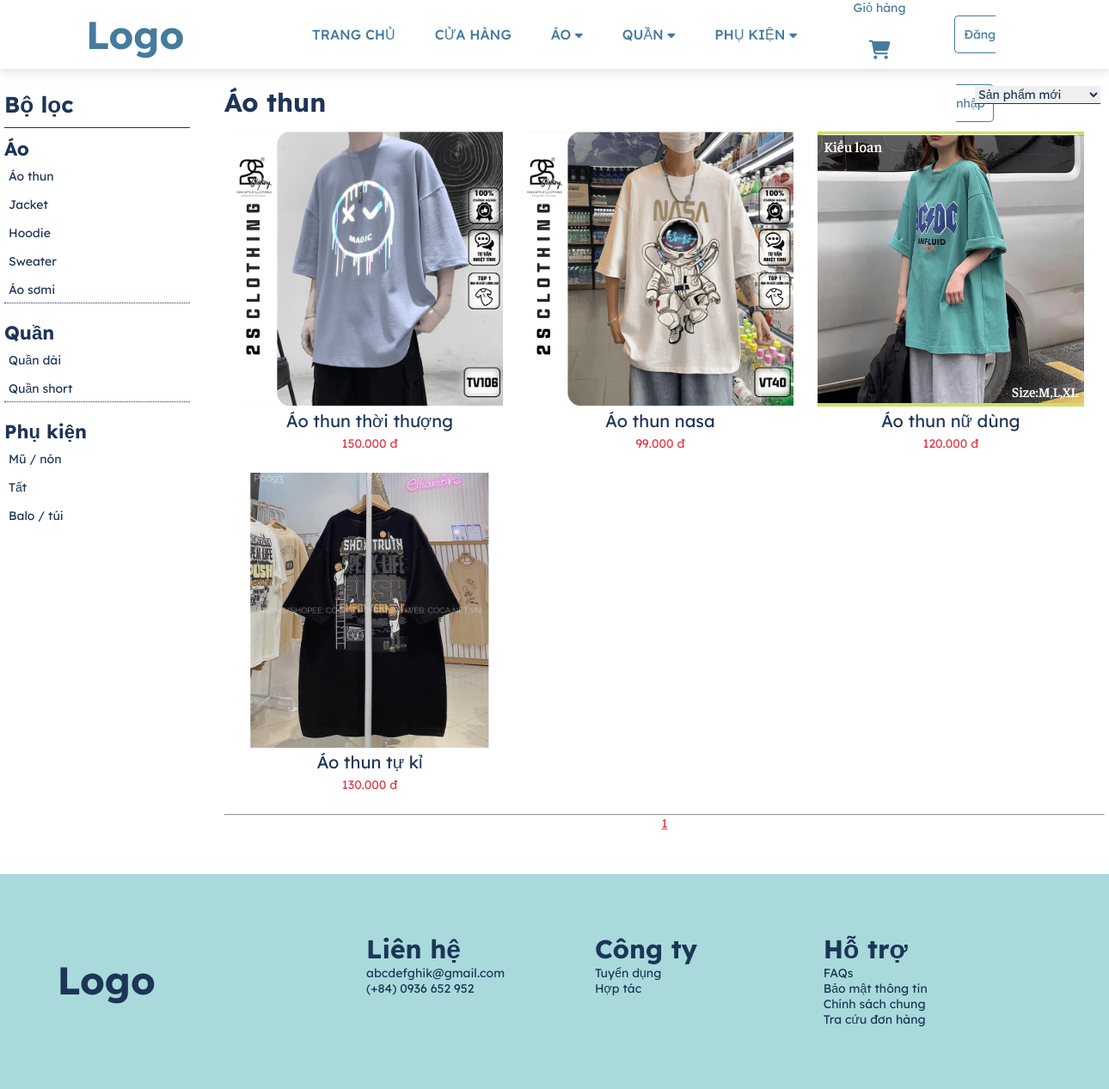
Before: /products.php?category=Áo thun with the older database file.
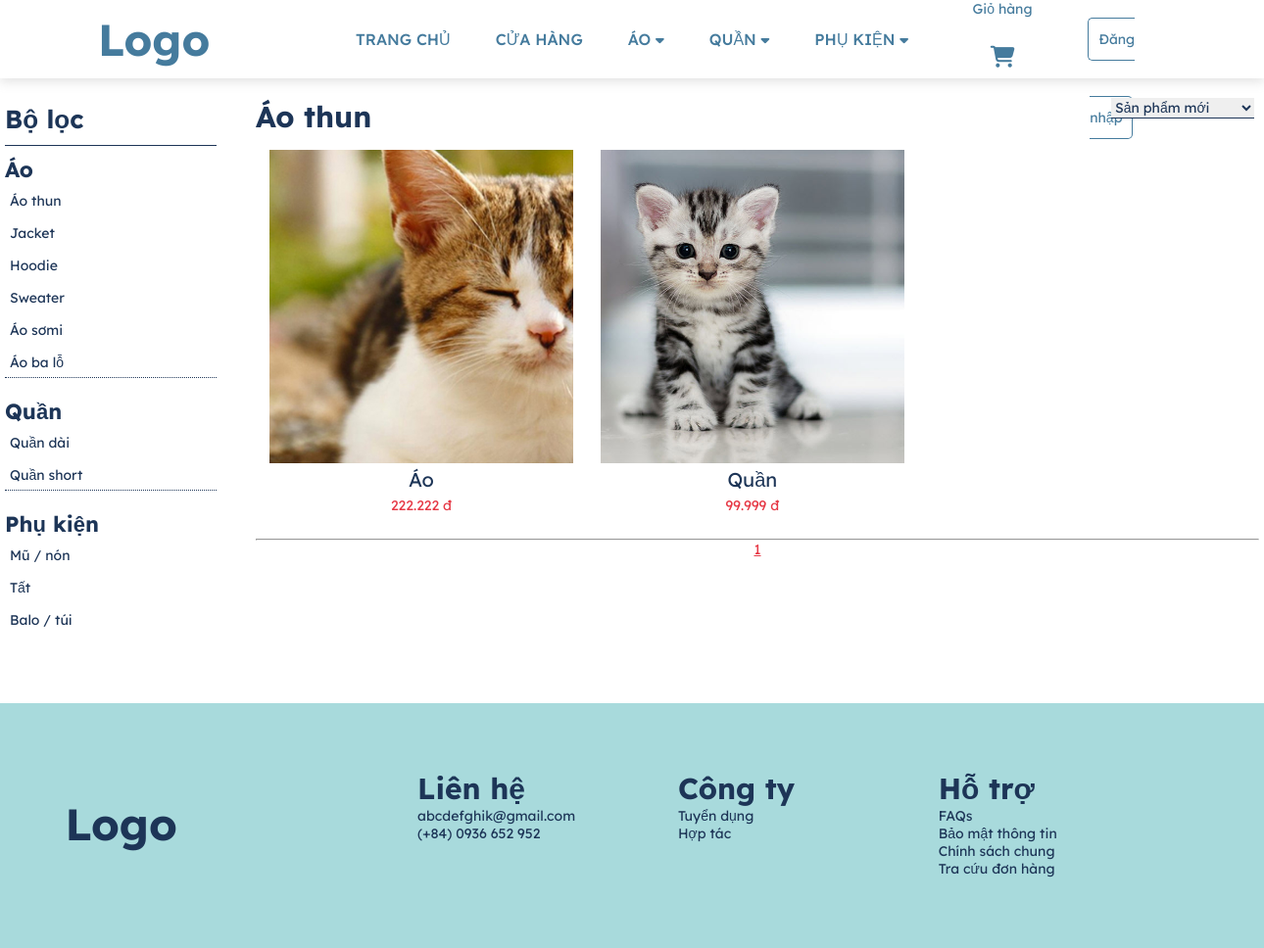
After: the same page with the newer database file.
### tables this page shows
CREATE TABLE `category_detail` (
  `id` int(11) NOT NULL,
  `name` varchar(50) NOT NULL,
  `category_id` int(11) NOT NULL
);

CREATE TABLE `product` (
  `id` int(11) NOT NULL,
  `name` varchar(50) NOT NULL,
  `description` text NOT NULL,
  `img` text NOT NULL,
  `price` int(11) NOT NULL,
  `manufacturers_id` int(11) NOT NULL,
  `category_detail_id` int(11) NOT NULL
);

### products.php (the view, shortened to what this page needs)
<!DOCTYPE html>
<html lang="en">
<head>
    <link rel="stylesheet" href="assets/css/style.css">
    <link rel="stylesheet" href="assets/css/products.css">
</head>
<body>
    <?php
    require 'header.php';
    ?>
    <div class="main_products">
        <div class="category">
            <div class="header_category">
                <h4>Bộ lọc</h4>
            </div>
            <div class="cate_item">
                <h5>Áo</h5>
                <ul>
                    <?php
                    $sql_top = "select * from category_detail where category_id=1";
                    $result_top = mysqli_query($connect, $sql_top);
                    ?>
                    <?php foreach ($result_top as $each) { ?>
                        <li> <a href="products.php?category=<?php echo $each['name'] ?>"><?php echo $each['name'] ?></a></li>
                    <?php } ?>
                </ul>
            </div>
            <div class="cate_item">
                <h5>Quần</h5>
                <ul>
                    <?php
                    $sql_top = "select * from category_detail where category_id=2";
                    $result_top = mysqli_query($connect, $sql_top);
                    ?>
                    <?php foreach ($result_top as $each) { ?>
                        <li> <a href="products.php?category=<?php echo $each['name'] ?>"><?php echo $each['name'] ?></a></li>
                    <?php } ?>
                </ul>
            </div>
            <div class="cate_item">
                <h5>Phụ kiện</h5>
                <ul>
                    <?php
                    $sql_top = "select * from category_detail where category_id=3";
                    $result_top = mysqli_query($connect, $sql_top);
                    ?>
                    <?php foreach ($result_top as $each) { ?>
                        <li> <a href="products.php?category=<?php echo $each['name'] ?>"><?php echo $each['name'] ?></a></li>
                    <?php } ?>
                </ul>
            </div>
        </div>
        <?php if (isset($_GET['category'])) {
            $category = $_GET['category'];
        ?>
            <div class="products">
                <div class="header_product">
                    <div class="title_product">
                        <h3><?php echo $category ?></h3>
                    </div>
                    <div class="sort_product">
                        <select name="" id="">
                            <option value="Sản phẩm mới" selected><a href="">Sản phẩm mới </a></option>
                        </select>
                    </div>
                </div>
                <?php
                $page = 1;
                $sql_number_of_product = "select count(*) from product
                join category_detail on product.category_detail_id = category_detail.id
                where category_detail.name = '$category'";
                $product_array = mysqli_query($connect, $sql_number_of_product);
                $product_array_result = mysqli_fetch_array($product_array);
                $number_of_product = $product_array_result['count(*)'];
                $product_in_page = 12;
                $number_page = ceil($number_of_product / $product_in_page);
                $skip = $product_in_page * ($page - 1);
                $sql_show_product = "select product.*, category_detail.name as category_name
                from product
                join category_detail on product.category_detail_id = category_detail.id
                where category_detail.name = '$category'
                limit $product_in_page offset $skip";
                $show_product = mysqli_query($connect, $sql_show_product);
                ?>
                <div class="table">
                    <?php foreach ($show_product as $each) { ?>
                        <div class="thumbnail">
                            <div class="image">
                                <a href="product_detail.php?id=<?php echo $each['id'] ?>">
                                    <img class="img_thumb" src="admin/product/photos/<?php echo $each['img'] ?>">
                                </a>
                            </div>
                            <div class="caption">
                                <a href=""><?php echo $each['name'] ?></a>
                                <p class="price"><?php echo number_format($each['price'], 0, '', '.'); ?> đ</p>
                            </div>
                        </div>
                    <?php } ?>
                </div>
                <div class="page">
                    <hr>
                    <div class="number">
                            <?php }
                        for ($i = 1; $i <= $number_page; $i++) {
                            if ($i == $page) { ?>
                                <a href="?page=<?php echo $i  . "&category=" . $category ?>" class="this_page" id="this_page"> <?php echo $i ?></a>
                            <?php } else { ?>
                                <a href="?page=<?php echo $i  . "&category=" . $category ?>"> <?php echo $i ?> </a>
                            <?php }
                        }
                        if ($page < $number_page) { ?>
                    </div>
                </div>
            </div>
        <?php } ?>
    </div>
    <?php include 'footer.php' ?>
</body>
</html>

### header.php (shortened to what this page needs)
<?php
require 'admin/connect.php';
?>
<link rel="stylesheet" href="assets/css/header.css">
<link rel="stylesheet" href="assets/css/style.css">
<link rel="stylesheet" href="admin/css/style_detail_product.css">
<header>
    <nav class="header">
        <div class="logo">
            <a href="index.php">Logo</a>
        </div>
        <div class="menu">
            <ul class="ul_1">
                <li>
                    <a href="index.php">Trang chủ </a>
                </li>
                <li>
                    <a href="products.php">Cửa hàng</a>
                </li>
                <li>
                    <a href="products.php">Áo <i class="fas fa-caret-down"></i></a>
                        <?php
                        $sql_category = "select * from category_detail where category_id=1";
                        $result_category = mysqli_query($connect, $sql_category);
                        ?>
                </li>
                <li>
                    <a href="products.php">Quần <i class="fas fa-caret-down"></i></a>
                        <?php
                        $sql_category = "select * from category_detail where category_id=2";
                        $result_category = mysqli_query($connect, $sql_category);
                        ?>
                </li>
                <li>
                    <a href="products.php">Phụ kiện <i class="fas fa-caret-down"></i></a>
                        <?php
                        $sql_category = "select * from category_detail where category_id=3";
                        $result_category = mysqli_query($connect, $sql_category);
                        ?>
                </li>
            </ul>
        </div>
        <div class="icon">
            <ul class="ul_2">
                <li>
                    <a href="view_cart.php">Giỏ hàng<i class="fas fa-shopping-cart"></i></a>
                </li>
                <li>
                    <?php
                    if (empty($_SESSION['id'])) {
                    ?>
                        <a href="signin.php" class="profile"> Đăng nhập </a>
                    <?php } ?>
                </li>
            </ul>
        </div>
    </nav>
</header>

### footer.php
<link rel="stylesheet" href="assets/css/footer.css">
<footer>
    <div class="footer">
        <table class="tbf">
            <tr>
                <td>
                    <div class="footer_logo">
                        <label for="" class="logo">
                            <h2>Logo</h2>
                        </label>
                    </div>
                </td>
                <td>
                    <div>
                        <div class="footer_001">
                            <h3>Liên hệ</h3>
                            <p>abcdefghik@gmail.com</p>
                            <p>(+84) 0936 652 952</p>
                        </div>
                        <div class="footer_001">
                            <h3>Công ty</h3>
                            <p>Tuyển dụng</p>
                            <p>Hợp tác</p>
                        </div>
                        <div class="footer_001">
                            <h3>Hỗ trợ</h3>
                            <p>FAQs</p>
                            <p>Bảo mật thông tin</p>
                            <p>Chính sách chung</p>
                            <p>Tra cứu đơn hàng</p>
                        </div>
                    </div>
                </td>
            </tr>
        </table>
    </div>
</footer>

### assets/css/style.css (style rules this page uses)
* { padding: 0; margin: 0; text-decoration: none; list-style: none; box-sizing: border-box; font-family: "Lexend Deca", sans-serif; font-weight: 400; font-size: 14px; color: #1d3557; }
h2 { font-weight: bold; font-size: 45px; }
h3 { font-weight: bold; font-size: 30px; }
h4 { font-weight: bold; font-size: 26px; }
h5 { font-weight: bold; font-size: 22px; }
select { border: none; border-bottom: #1d3557 1px solid; }
i { color: #457b9d; }

### assets/css/products.css (style rules this page uses)
.main_products { display: flex; width: 1280px; margin: 0 auto; }
.main_products .category { width: 20%; padding-right: 40px; }
.main_products .products { width: 80%; display: flexbox; }
.category .header_category { padding: 15px 5px 10px 0; border-bottom: 1px #1d3557 solid; margin-bottom: 10px; }
.category .cate_item { text-align: start; }
.category .cate_item { border-bottom: 1px #1d3557 dotted; margin-bottom: 20px; }
.category .cate_item:last-child { border-bottom: none; }
.category .cate_item ul li { padding: 5px; font-size: 18px; }
.products .header_product { display: flex; width: 100%; padding: 10px 5px 15px 0; }
.products .title_product { width: 60%; }
.products .sort_product { width: 40%; text-align: end; }
.products .table { width: 100%; float: left; }
.products .thumbnail { width: 33%; float: left; text-align: center; }
.products .thumbnail .img_thumb { width: 310px; height: 320px; object-fit: cover; object-position: 50% 20%; }
.products .thumbnail .caption { padding-bottom: 20px; }
.products .thumbnail .caption a { font-size: 20px; }
.products .thumbnail .caption .price { color: #e63946; padding: 5px; }
.products .page { width: 100%; text-align: center; }
.products .page a { padding: 0 5px; }
.products .page .this_page { text-decoration: underline; color: #e63946; }

### assets/css/header.css (style rules this page uses)
.header .logo { width: 25%; }
.header .menu { width: 50%; text-align: center; }
.header .icon { width: 25%; padding-right: 100px; text-align: center; }
.header { background-color: #fff; width: 100%; height: 80px; display: flex; box-shadow: 0px 4px 10px rgba(146, 146, 146, 0.25); margin-bottom: 10px; }
.header .logo > a { color: #457b9d; font-size: 45px; font-weight: bold; line-height: 80px; padding: 0 100px; }
.header .menu ul.ul_1 { height: 80px; display: flex; align-items: center; justify-content: center; }
.header .menu ul.ul_1 li a { color: #457b9d; font-size: 16px; font-weight: 500; padding: 17px 23px; border-radius: 3px; text-transform: uppercase; }
.header .icon ul.ul_2 { display: flex; justify-content: end; }
.header .icon ul.ul_2 li { margin: 0 20px; }
.header .icon a { color: #457b9d; }
.header .icon a i { font-size: 22px; line-height: 80px; border-radius: 3px; padding: 0 5px 0; }
.header .icon .profile { border: #457b9d 1px solid; padding: 12px 10px 12px; border-radius: 5px; line-height: 80px; cursor: pointer; }

### assets/css/footer.css (style rules this page uses)
.footer { margin-top: 50px; background-color: #A8DADC; width: 100%; height: 250px; padding: 30px 0; float: left; }
.tbf { width: 100%; padding: 0 5%; }
.footer .footer_logo { width: 180px; }
.footer label.logo { font-size: 50px; padding: 0 50px; }
.footer .footer_001 { width: 33.33%; float: left; }

Changed rows visible on the page:
removed product: img (picture), name "Áo thun thời thượng", price "150.000"
removed product: img (picture), name "Áo thun nasa", price "99.000"
removed product: img (picture), name "Áo thun nữ dùng", price "120.000"
removed product: img (picture), name "Áo thun tự kỉ", price "130.000"
added category_detail: name "Áo ba lỗ", shown under "Áo"
now on this page (row edited): product: img (picture), name "Áo", price "222.222"
now on this page (row edited): product: img (picture), name "Quần", price "99.999"
